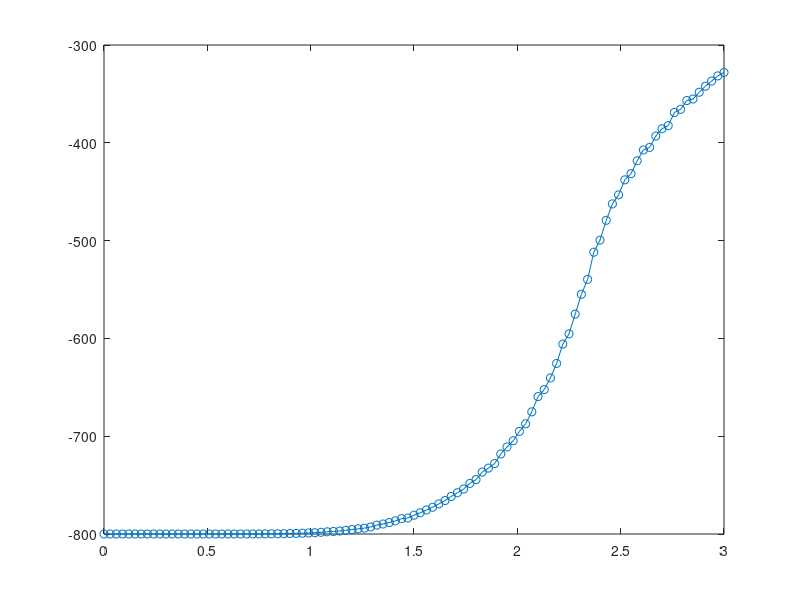
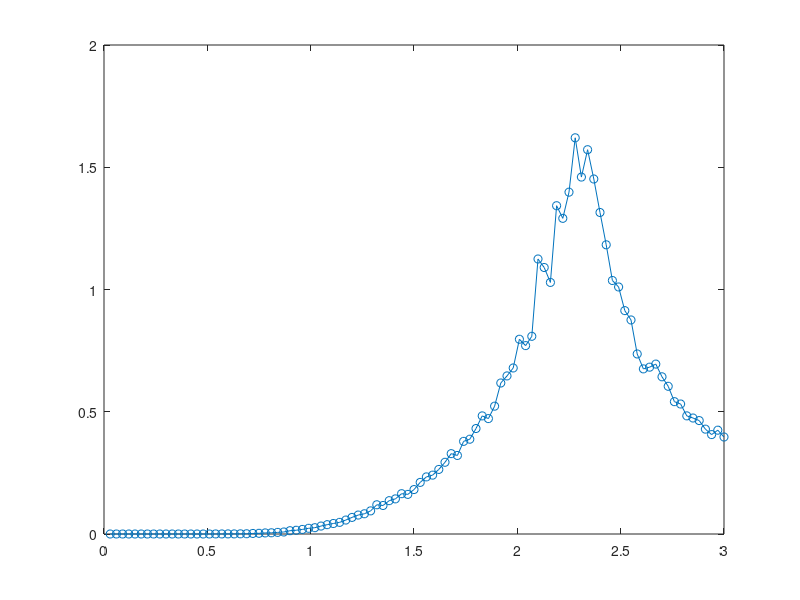
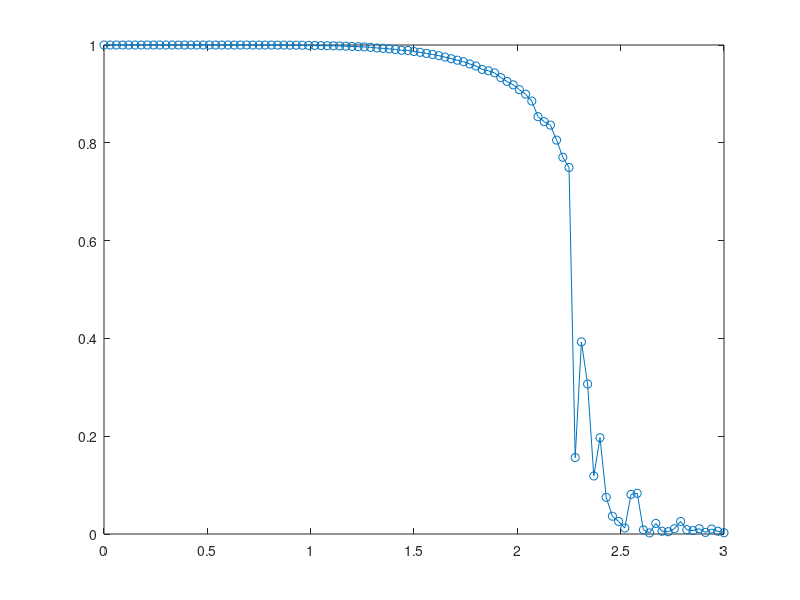

These figures' MATLAB source, in order:
clc
close all

L = 20;
N = L^2;

T = dlmread('T.txt');
C_v = dlmread('C_v.txt');
C_v = C_v/N;
%X = dlmread('X.txt');
E = dlmread('E.txt');
Mag = dlmread('Mag.txt');
Mag = abs(Mag);

figure
plot(T,E,'o-')
%axis([0,max(T),0,max(E)])

figure
plot(T,C_v,'o-')

figure
plot(T,Mag,'o-')